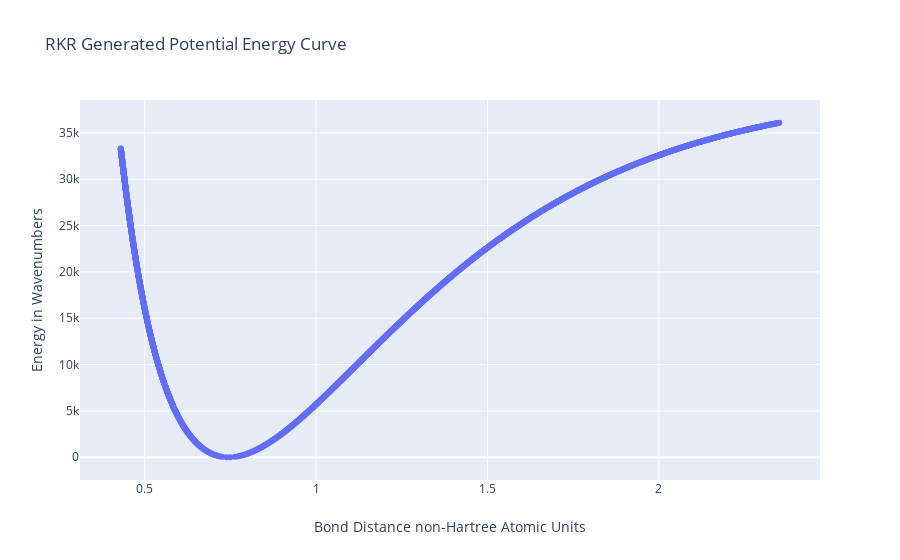

Notebook cell for this chart:
### Code cell
#Test for the RKR Class
from RKRClass import RKR as rkrClass

rkr = rkrClass()

rkr.setDiatomicConstants(alphae, Be, we, wxe, wye, wze, ye)
rkr.setReducedMass(0.5)
rkr.setDelta(delta)

x, y = rkr.graphData()

figure = {
    
    "data":[
        {
            "type":"scatter",
            "x":x,
            "y":y,
            "connectgaps":True,
            "mode":"markers",
            "name":"RKR Potential",
        }
    ],
    
    "layout":{
        "xaxis":{"title":"Bond Distance non-Hartree Atomic Units"},
        "yaxis":{"title":"Energy in Wavenumbers"},
        "title":{"text":"RKR Generated Potential Energy Curve"}
    }
}

iplot(figure)

### Figure 1 — Plotly figure (JSON) as saved in the notebook; plotly's stock layout.template omitted (floating-point values rounded to 4 significant figures; data arrays with more than 128 entries replaced by an {"elided": "..."} marker saying what was removed)
{"data": [{"connectgaps": true, "mode": "markers", "name": "RKR Potential", "type": "scatter", "x": {"elided": "2325 float values"}, "y": {"elided": "2325 float values"}}], "layout": {"title": {"text": "RKR Generated Potential Energy Curve"}, "xaxis": {"title": {"text": "Bond Distance non-Hartree Atomic Units"}}, "yaxis": {"title": {"text": "Energy in Wavenumbers"}}}}
